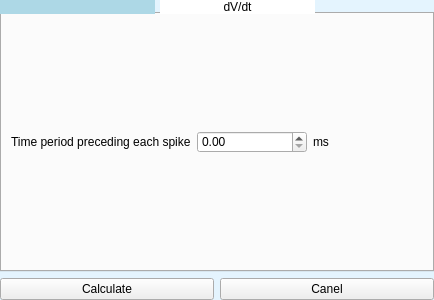
<?xml version="1.0" encoding="UTF-8"?>
<ui version="4.0">
 <class>Form_paras_of_features</class>
 <widget class="QWidget" name="Form_paras_of_features">
  <property name="geometry">
   <rect>
    <x>0</x>
    <y>0</y>
    <width>434</width>
    <height>300</height>
   </rect>
  </property>
  <property name="windowTitle">
   <string>Set parameters</string>
  </property>
  <property name="windowIcon">
   <iconset resource="../resources/apprcc.qrc">
    <normaloff>:/APThrehold_icon.png</normaloff>:/APThrehold_icon.png</iconset>
  </property>
  <property name="styleSheet">
   <string notr="true">QWidget#Form_paras_of_features {background-color: #E4F4FE}</string>
  </property>
  <layout class="QGridLayout" name="gridLayout">
   <property name="leftMargin">
    <number>0</number>
   </property>
   <property name="topMargin">
    <number>0</number>
   </property>
   <property name="rightMargin">
    <number>0</number>
   </property>
   <property name="bottomMargin">
    <number>0</number>
   </property>
   <item row="1" column="0">
    <widget class="QPushButton" name="pushButton_save">
     <property name="text">
      <string>Calculate</string>
     </property>
    </widget>
   </item>
   <item row="1" column="1">
    <widget class="QPushButton" name="pushButton_canel">
     <property name="text">
      <string>Canel</string>
     </property>
    </widget>
   </item>
   <item row="0" column="0" colspan="2">
    <widget class="QTabWidget" name="tabWidget">
     <property name="styleSheet">
      <string notr="true">QTabWidget#tabWidget_main::tab-bar {
    alignment: left; /* 将 Tab 标签对齐到左边 */
}

QTabBar::tab {
    background-color: white; /* 未选中的标签背景颜色为白色 */
    min-width: 145px;
    margin-right: 5px;
    padding-left: 5px;
    padding-right: 5px;
}

/* 设置选中的标签背景颜色为 lightblue */
QTabBar::tab:selected {
    background-color: lightblue; /* 选中的标签背景颜色为 lightblue */
    color: black; /* 选中的标签文字颜色为黑色（可选） */
}

/* 设置未选中的标签背景颜色为白色 */
QTabBar::tab:!selected {
    background-color: white; /* 未选中的标签背景颜色为白色 */
    color: black; /* 未选中的标签文字颜色为黑色（可选） */
}



</string>
     </property>
     <property name="currentIndex">
      <number>0</number>
     </property>
     <widget class="QWidget" name="tab">
      <attribute name="title">
       <string>&lt;V&gt;</string>
      </attribute>
      <layout class="QGridLayout" name="gridLayout_2">
       <property name="bottomMargin">
        <number>9</number>
       </property>
       <item row="0" column="2">
        <widget class="QLabel" name="label_2">
         <property name="text">
          <string>ms</string>
         </property>
        </widget>
       </item>
       <item row="0" column="0">
        <widget class="QLabel" name="label">
         <property name="text">
          <string>Time period preceding each spike</string>
         </property>
        </widget>
       </item>
       <item row="0" column="1">
        <widget class="QDoubleSpinBox" name="doubleSpinBox_time_average_Vm"/>
       </item>
      </layout>
     </widget>
     <widget class="QWidget" name="tab_2">
      <attribute name="title">
       <string>dV/dt</string>
      </attribute>
      <layout class="QGridLayout" name="gridLayout_4">
       <property name="bottomMargin">
        <number>9</number>
       </property>
       <item row="1" column="0">
        <widget class="QLabel" name="label_3">
         <property name="text">
          <string>Time period preceding each spike</string>
         </property>
        </widget>
       </item>
       <item row="1" column="1">
        <widget class="QDoubleSpinBox" name="doubleSpinBox_time_dvdt"/>
       </item>
       <item row="1" column="2">
        <widget class="QLabel" name="label_4">
         <property name="text">
          <string>ms</string>
         </property>
        </widget>
       </item>
       <item row="0" column="0" colspan="3">
        <widget class="QGroupBox" name="groupBox">
         <property name="title">
          <string>Options</string>
         </property>
         <layout class="QGridLayout" name="gridLayout_3">
          <item row="0" column="0">
           <widget class="QRadioButton" name="radioButton_average_dvdt">
            <property name="text">
             <string>Average of dVm/dt over a time period</string>
            </property>
           </widget>
          </item>
          <item row="2" column="0">
           <widget class="QRadioButton" name="radioButton_maximum">
            <property name="text">
             <string>Maximum of dVm/dt during upstroke</string>
            </property>
           </widget>
          </item>
          <item row="1" column="0">
           <widget class="QRadioButton" name="radioButton_slope_two_points">
            <property name="text">
             <string>Slope of Vm within a time period</string>
            </property>
           </widget>
          </item>
         </layout>
        </widget>
       </item>
      </layout>
     </widget>
    </widget>
   </item>
  </layout>
 </widget>
 <resources>
  <include location="../resources/apprcc.qrc"/>
 </resources>
 <connections/>
</ui>
